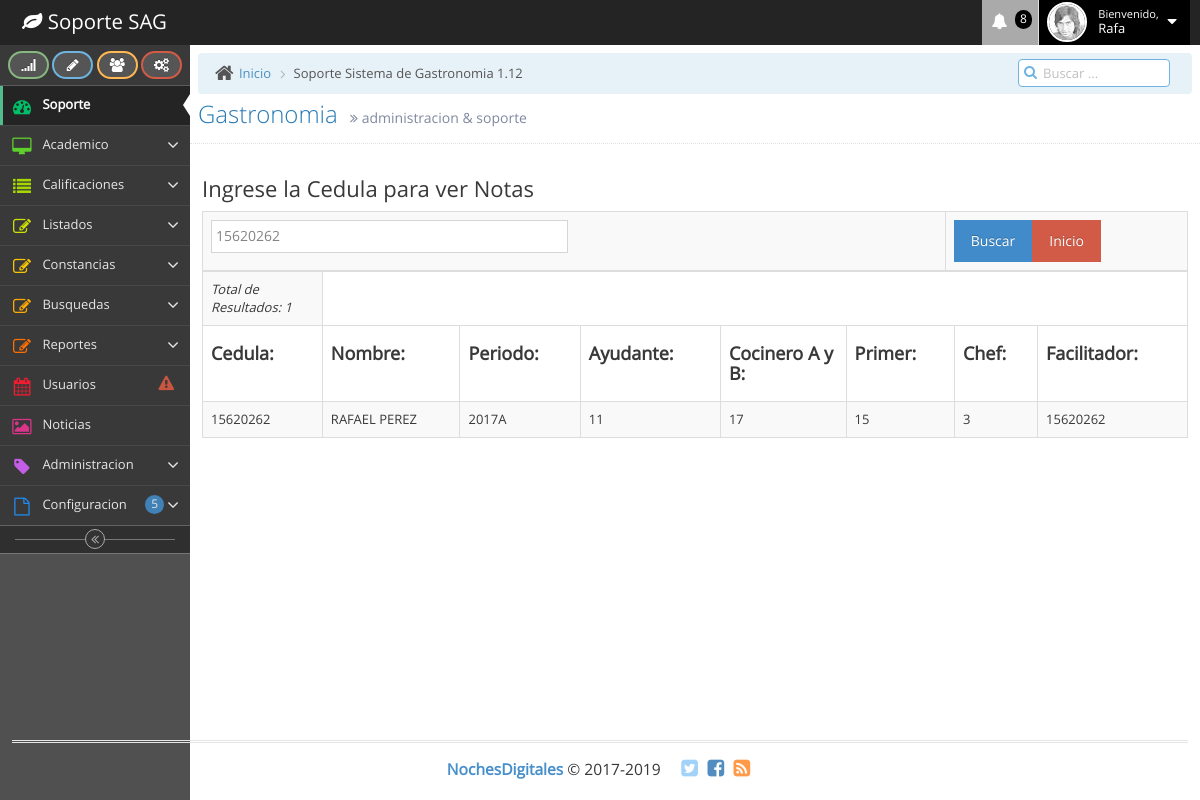
Page /buscadornotascedula.php?criterio=15620262 on the committed database.
### tables this page shows
CREATE TABLE `nota` (
  `idnota` int(10) NOT NULL,
  `idcurso` varchar(20) NOT NULL,
  `idfacilitador` varchar(100) NOT NULL,
  `periodo` varchar(100) NOT NULL,
  `cedula` varchar(20) NOT NULL,
  `nombre` varchar(50) NOT NULL,
  `nota1` varchar(3) NOT NULL,
  `nota2` varchar(3) NOT NULL,
  `nota3` varchar(3) NOT NULL,
  `nota4` varchar(3) NOT NULL
);

### funciones.php (called while the page is built, shortened)
<?php
function getParam($param, $default) {
	$result = $default;
	if (isset($param)) {
  		$result = (get_magic_quotes_gpc()) ? $param : addslashes($param);
	}
	return $result;
}
function sqlValue($value, $type) {
  $value = get_magic_quotes_gpc() ? stripslashes($value) : $value;
  $value = function_exists("mysql_real_escape_string") ? mysql_real_escape_string($value) : mysql_escape_string($value);
  switch ($type) {
    case "text":
      $value = ($value != "") ? "'" . $value . "'" : "NULL";
      break;
  }
  return $value;
}
?>

### buscadornotascedula.php (the view, shortened to what this page needs)
<?php
require("conexion.php");
require("funciones.php");
$criterio = getParam($_GET["criterio"], "");
$total = 0;
if ($criterio != "") {
	$query = "SELECT * FROM nota WHERE cedula like ".sqlValue($criterio."%", "text")." ORDER BY 	cedula ASC";
	$queEmp = mysql_query($query, $conexion);
	$total = mysql_num_rows($queEmp);
}
?>
<!DOCTYPE html>
<html lang="en">
	<head>
		<link rel="stylesheet" href="assets/css/bootstrap.min.css" />
		<link rel="stylesheet" href="assets/font-awesome/4.5.0/css/font-awesome.min.css" />
		<link rel="stylesheet" href="assets/css/ace.min.css" class="ace-main-stylesheet" id="main-ace-style" />
		<link rel="stylesheet" href="assets/css/ace-skins.min.css" />
		<link rel="stylesheet" href="assets/css/ace-rtl.min.css" />
	</head>
	<body class="skin-2">
		<div id="navbar" class="navbar navbar-default          ace-save-state">
			<div class="navbar-container ace-save-state" id="navbar-container">
				<div class="navbar-header pull-left">
					<a href="index.html" class="navbar-brand">
						<small>
							<i class="fa fa-leaf"></i>
							Soporte SAG
						</small>
					</a>
				</div>
				<div class="navbar-buttons navbar-header pull-right" role="navigation">
					<ul class="nav ace-nav">
					  <li class="purple dropdown-modal">
							<a data-toggle="dropdown" class="dropdown-toggle" href="#">
								<i class="ace-icon fa fa-bell icon-animated-bell"></i>
								<span class="badge badge-important">8</span>
							</a>
					  </li>
						<li class="light-blue dropdown-modal">
							<a data-toggle="dropdown" href="#" class="dropdown-toggle">
								<img class="nav-user-photo" src="assets/images/avatars/user.jpg" alt="Jason's Photo" />
								<span class="user-info">
									<small>Bienvenido,</small>
									Rafa
								</span>
								<i class="ace-icon fa fa-caret-down"></i>
							</a>
					  </li>
				  </ul>
				</div>
			</div>
		</div>
		<div class="main-container ace-save-state" id="main-container">
			<div id="sidebar" class="sidebar                  responsive                    ace-save-state">
				<div class="sidebar-shortcuts" id="sidebar-shortcuts">
					<div class="sidebar-shortcuts-large" id="sidebar-shortcuts-large">
						<button class="btn btn-success">
							<i class="ace-icon fa fa-signal"></i>
						</button>
						<button class="btn btn-info">
							<i class="ace-icon fa fa-pencil"></i>
						</button>
						<button class="btn btn-warning">
							<i class="ace-icon fa fa-users"></i>
						</button>
						<button class="btn btn-danger">
							<i class="ace-icon fa fa-cogs"></i>
						</button>
					</div>
				</div>
				<ul class="nav nav-list">
					<li class="active">
						<a href="index.html">
							<i class="menu-icon fa fa-tachometer"></i>
							<span class="menu-text"> Soporte </span>
						</a>
					</li>
					<li class="">
						<a href="#" class="dropdown-toggle">
							<i class="menu-icon fa fa-desktop"></i>
							<span class="menu-text">
								Academico
							</span>
							<b class="arrow fa fa-angle-down"></b>
						</a>
					</li>
					<li class="">
						<a href="#" class="dropdown-toggle">
							<i class="menu-icon fa fa-list"></i>
							<span class="menu-text"> Calificaciones </span>
							<b class="arrow fa fa-angle-down"></b>
						</a>
					</li>
					<li class="">
						<a href="#" class="dropdown-toggle">
							<i class="menu-icon fa fa-pencil-square-o"></i>
							<span class="menu-text"> Listados </span>
							<b class="arrow fa fa-angle-down"></b>
						</a>
					</li>
<li class="">
						<a href="#" class="dropdown-toggle">
							<i class="menu-icon fa fa-pencil-square-o"></i>
									<span class="menu-text"> Constancias </span>
							<b class="arrow fa fa-angle-down"></b>
						</a>
					</li>
                    <li class="">
						<a href="#" class="dropdown-toggle">
							<i class="menu-icon fa fa-pencil-square-o"></i>
									<span class="menu-text"> Busquedas </span>
							<b class="arrow fa fa-angle-down"></b>
						</a>
					</li>
                    <li class="">
						<a href="#" class="dropdown-toggle">
							<i class="menu-icon fa fa-pencil-square-o"></i>
									<span class="menu-text"> Reportes </span>
							<b class="arrow fa fa-angle-down"></b>
						</a>
					</li>
				  <li class="">
						<a href="calendar.html">
							<i class="menu-icon fa fa-calendar"></i>
							<span class="menu-text">
								Usuarios
							<span class="badge badge-transparent tooltip-error" title="2 Important Events">
									<i class="ace-icon fa fa-exclamation-triangle red bigger-130"></i>
								</span>
							</span>
						</a>
					</li>
					<li class="">
						<a href="gallery.html">
							<i class="menu-icon fa fa-picture-o"></i>
							<span class="menu-text"> Noticias </span>
						</a>
					</li>
					<li class="">
						<a href="#" class="dropdown-toggle">
							<i class="menu-icon fa fa-tag"></i>
							<span class="menu-text"> Administracion </span>
							<b class="arrow fa fa-angle-down"></b>
						</a>
					</li>
					<li class="">
						<a href="#" class="dropdown-toggle">
							<i class="menu-icon fa fa-file-o"></i>
							<span class="menu-text">
								Configuracion
							<span class="badge badge-primary">5</span>
							</span>
							<b class="arrow fa fa-angle-down"></b>
						</a>
					</li>
				</ul>
				<div class="sidebar-toggle sidebar-collapse" id="sidebar-collapse">
					<i id="sidebar-toggle-icon" class="ace-icon fa fa-angle-double-left ace-save-state" data-icon1="ace-icon fa fa-angle-double-left" data-icon2="ace-icon fa fa-angle-double-right"></i>
				</div>
			</div>
			<div class="main-content">
				<div class="main-content-inner">
				  <div class="breadcrumbs ace-save-state" id="breadcrumbs">
						<ul class="breadcrumb">
							<li>
								<i class="ace-icon fa fa-home home-icon"></i>
								<a href="#">Inicio</a>
							</li>
							<li class="active">Soporte Sistema de Gastronomia 1.12</li>
						</ul>
						<div class="nav-search" id="nav-search">
							<form class="form-search">
								<span class="input-icon">
									<input type="text" placeholder="Buscar ..." class="nav-search-input" id="nav-search-input" autocomplete="off" />
									<i class="ace-icon fa fa-search nav-search-icon"></i>
								</span>
							</form>
						</div>
					</div>
						<div class="page-header">
							<h1>
								Gastronomia
								<small>
									<i class="ace-icon fa fa-angle-double-right"></i>
									administracion &amp; soporte
								</small>
						  </h1>
				  </div>
						<div class="row">
							<div class="col-xs-12">
								<div class="col-xs-12">
      <section id="main-content">
				<h3>Ingrese la Cedula para ver Notas</h3>
					        <form id="frbuscar" name="frbuscar" method="get" action="">
					    <table width="251" border="0" align="center" class="table table-striped table-bordered table-hover dataTable no-footer" >
					      <tr>
					        <td width="121"><input name="criterio" type="text" id="criterio" size="40" value="<?php echo $criterio; ?>" /></td>
					        <td width="122"><input type="submit" id="btbuscar" value="Buscar" class="btn btn-primary"/><a href="index.php" class="btn btn-danger">Inicio</a></td>
					      </tr>
					    </table>
					  </form>
					<?php if ($total > 0) { ?>
					<table width="950" border="0" align="center" class="table table-striped table-bordered table-hover dataTable no-footer" >
					 <tr>
					        	<td><em>Total de Resultados: <?php echo $total; ?></em></td>
					  </tr>
					  <tr>
					        	<td width="40"><h4><strong>Cedula:</strong></h4></td>
						        <td width="100"><h4><strong>Nombre:</strong></h4></td>
						        <td width="40"><h4><strong>Periodo:</strong></h4></td>
						        <td width="60"><h4><strong>Ayudante:</strong></h4></td>
						        <td width="60"><h4><strong>Cocinero A y B:</strong></h4></td>
						        <td width="60"><h4><strong>Primer:</strong></h4></td>
						        <td width="60"><h4><strong>Chef:</strong></h4></td>
						        <td width="100"><h4><strong>Facilitador:</strong></h4></td>
					  </tr>
					  <?php while ($rsEmp = mysql_fetch_assoc($queEmp)) { ?>
					  <tr>
					    <td><?php echo $rsEmp['cedula']; ?></td>
					    <td><?php echo $rsEmp['nombre']; ?></td>
					    <td><?php echo $rsEmp['periodo']; ?></td>
					    <td><?php echo $rsEmp['nota1']; ?></td>
						<td><?php echo $rsEmp['nota2']; ?></td>
						<td><?php echo $rsEmp['nota3']; ?></td>
						<td><?php echo $rsEmp['nota4']; ?></td>
						<td><?php echo $rsEmp['idfacilitador']; ?></td>
					  </tr>
					  <?php } ?>
					</table>
					  <?php } ?>
		</section>
								</div>
							</div>
						</div>
			  </div>
				</div>
			</div>
			<div class="footer">
				<div class="footer-inner">
					<div class="footer-content">
						<span class="bigger-120">
							<span class="blue bolder">NochesDigitales</span>
							 &copy; 2017-2019
						</span>
						<span class="action-buttons">
							<a href="#">
								<i class="ace-icon fa fa-twitter-square light-blue bigger-150"></i>
							</a>
							<a href="#">
								<i class="ace-icon fa fa-facebook-square text-primary bigger-150"></i>
							</a>
							<a href="#">
								<i class="ace-icon fa fa-rss-square orange bigger-150"></i>
							</a>
						</span>
					</div>
				</div>
			</div>
	</body>
</html>

### rows in the picture
nota: cedula "15620262", nombre "RAFAEL PEREZ", periodo "2017A", nota1 "11", nota2 "17", nota3 "15", nota4 "3", idfacilitador "15620262"

### other values in the picture
$total "1"
